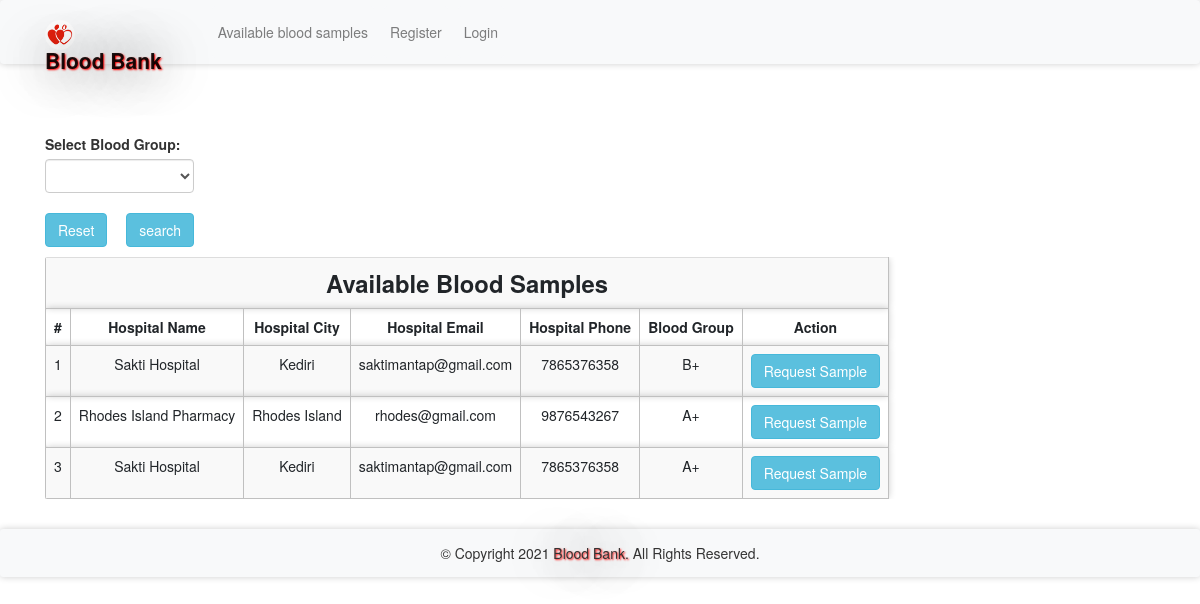
The app's page /abs.php with its own data.
### tables this page shows
CREATE TABLE `bloodinfo` (
  `bid` int(11) NOT NULL,
  `hid` int(11) NOT NULL,
  `bg` varchar(10) NOT NULL
);

CREATE TABLE `hospitals` (
  `id` int(11) NOT NULL,
  `hname` varchar(100) NOT NULL,
  `hemail` varchar(100) NOT NULL,
  `hpassword` varchar(100) NOT NULL,
  `hphone` varchar(100) NOT NULL,
  `hcity` varchar(100) NOT NULL
);

### message.php (called while the page is built, shortened)
<?php $counter=0; if(isset($_GET['msg'])) { ?>
	<div class="col-5 alert alert alert-success alert-dismissible fade show card" id="message">
		<button type="button" class="close" data-dismiss="alert" title="close">&times;</button><?php echo $_GET['msg'];?>
	</div>
<?php }?>

### abs.php (the view, shortened to what this page needs)
<?php
require 'file/connection.php';
if(isset($_GET['search'])){
    $searchKey = $_GET['search'];
    $sql = "select bloodinfo.*, hospitals.* from bloodinfo, hospitals where bloodinfo.hid=hospitals.id && bg LIKE '%$searchKey%'";
}else{
    $sql = "select bloodinfo.*, hospitals.* from bloodinfo, hospitals where bloodinfo.hid=hospitals.id";
}
$result = mysqli_query($conn, $sql);
?>
<!DOCTYPE html>
<html>
<?php require 'head.php'; ?>
<body>
    <?php require 'header.php'; ?>
    <div class="container cont">
        <?php require 'message.php'; ?>
        <div class="row col-lg-8 col-md-8 col-sm-12 mb-3">
            <form method="get" action="" style="margin-top:-20px; ">
            <label class="font-weight-bolder">Select Blood Group:</label>
               <select name="search" class="form-control">
               <option><?php echo @$_GET['search']; ?></option>
               <option value="A+">A+</option>
               </select><br>
               <a href="abs.php" class="btn btn-info mr-4"> Reset</a>
               <input type="submit" name="submit" class="btn btn-info" value="search">
           </form>
        </div>
        <table class="table table-responsive table-striped rounded mb-5">
            <tr><th colspan="7" class="title">Available Blood Samples</th></tr>
            <tr>
                <th>#</th>
                <th>Hospital Name</th>
                <th>Hospital City</th>
                <th>Hospital Email</th>
                <th>Hospital Phone</th>
                <th>Blood Group</th>
                <th>Action</th>
            </tr>
        <?php while($row = mysqli_fetch_array($result)) { ?>
            <tr>
                <td><?php echo ++$counter;?></td>
                <td><?php echo $row['hname'];?></td>
                <td><?php echo ($row['hcity']); ?></td>
                <td><?php echo ($row['hemail']); ?></td>
                <td><?php echo ($row['hphone']); ?></td>
                <td><?php echo ($row['bg']); ?></td>
                <form action="file/request.php" method="post">
                <?php if (isset($_SESSION['hid'])) { ?>
                <td><a href="javascript:void(0);" class="btn btn-info hospital">Request Sample</a></td>
                <?php } else {(isset($_SESSION['rid']))  ?>
                <td><input type="submit" name="request" class="btn btn-info" value="Request Sample"></td>
                <?php } ?>
                </form>
            </tr>
        <?php } ?>
        </table>
    </div>
    <?php require 'footer.php' ?>
</body>

### css/style.css (style rules this page uses)
.cont { padding-top: 40px; text-align: justify; font-size: 1em; }
.card ,nav, .footer,tr,video { border-radius: 3px; transition: all 200ms ease-out; box-shadow: 0px 0px 7px rgba(0, 0, 0, 0.2); }
tr,th,td { border:0.1px solid silver; text-align: center; }
.title { font-weight: bold; font-size: 1.7em; text-transform: capitalize; text-align: center; }
form { padding-top: 20px; }
a:link { text-decoration: none; }

### records on screen
bloodinfo: hid.hname "Sakti Hospital", hid.hcity "Kediri", hid.hemail "saktimantap@gmail.com", hid.hphone "7865376358", bg "B+"
bloodinfo: hid.hname "Rhodes Island Pharmacy", hid.hcity "Rhodes Island", hid.hemail "rhodes@gmail.com", hid.hphone "9876543267", bg "A+"
bloodinfo: hid.hname "Sakti Hospital", hid.hcity "Kediri", hid.hemail "saktimantap@gmail.com", hid.hphone "7865376358", bg "A+"
